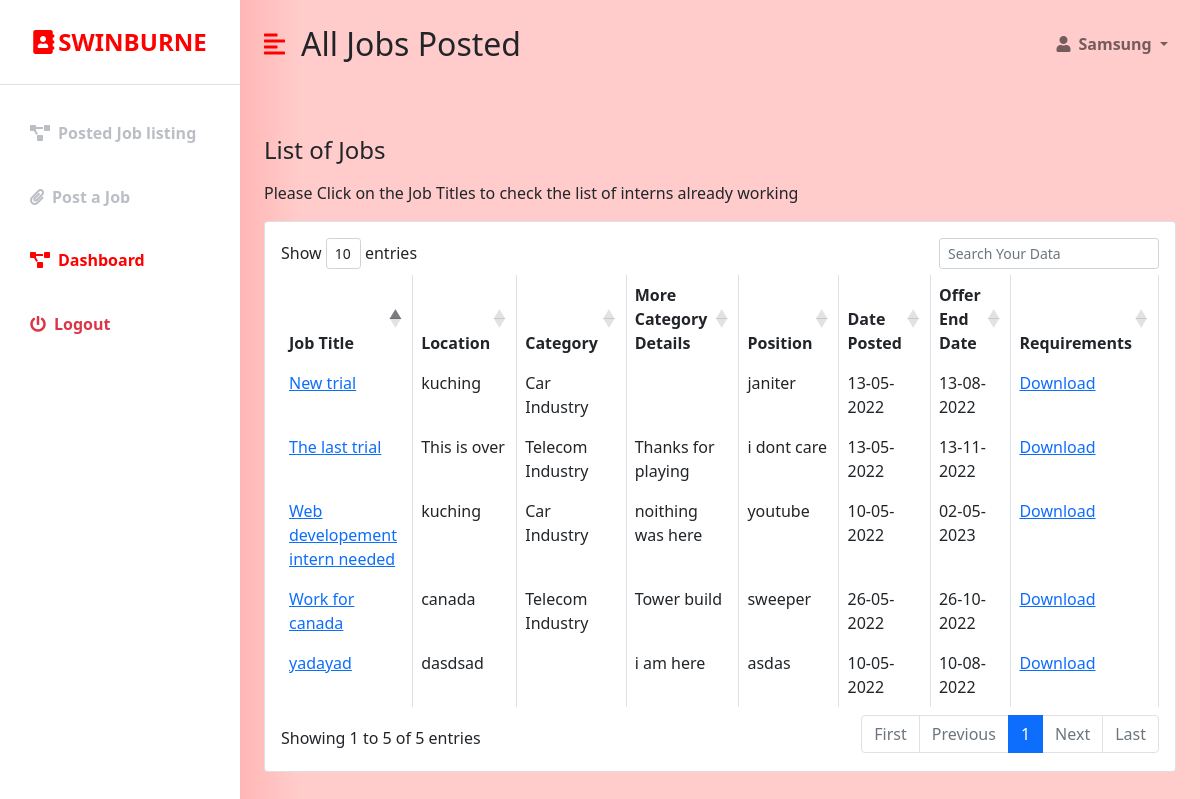
/Industry_dashboard.php (signed in), run on an earlier commit of the app's database.
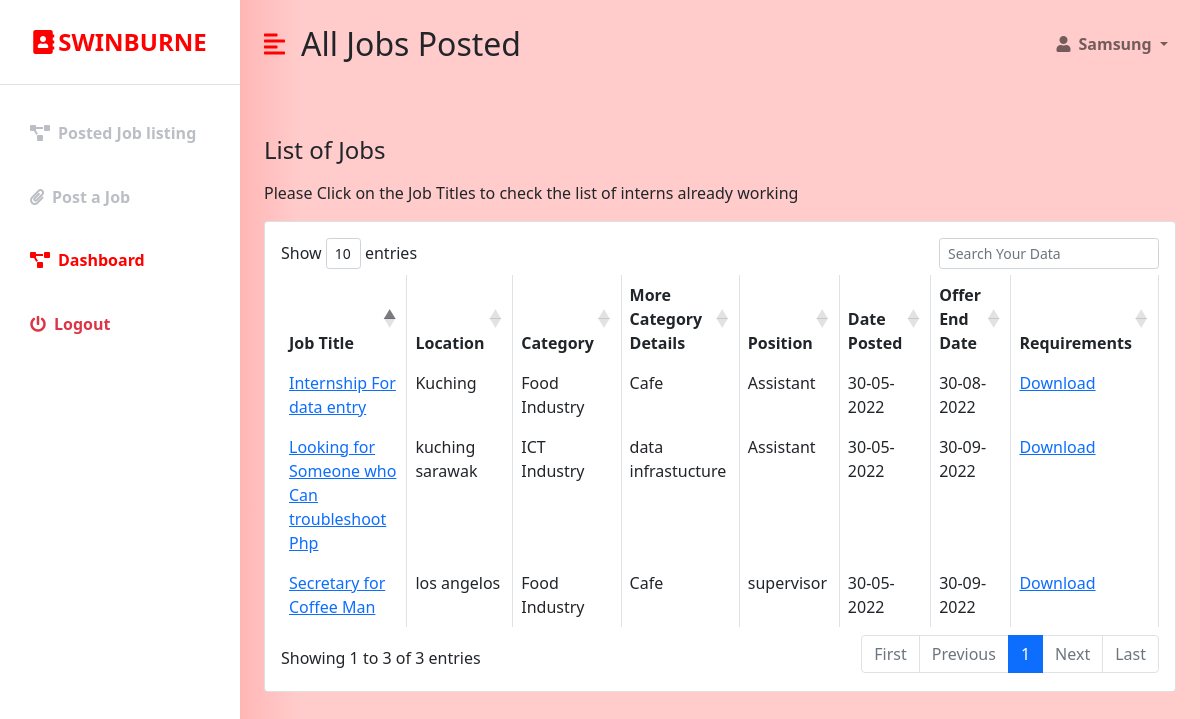
And on a later commit of the database.
### tables this page shows
CREATE TABLE `jobs` (
  `Job_ID` int(11) NOT NULL,
  `Job_Title` varchar(255) NOT NULL,
  `Location` varchar(255) NOT NULL,
  `Qualification` varchar(255) NOT NULL,
  `Category` varchar(255) NOT NULL,
  `Position` varchar(255) NOT NULL,
  `Vacancy` varchar(255) NOT NULL,
  `REGIS_NO` int(20) NOT NULL,
  `Date_Posted` date DEFAULT NULL,
  `Date_End` date DEFAULT NULL,
  `Extra_Details` varchar(255) DEFAULT NULL
);

### Industry_dashboard.php (the view, shortened to what the changed rows need)
<?php
if (isset($_SESSION['company_id']) && isset($_SESSION['user_email'])) {
    $id = $_SESSION['company_id'];
?>
<!DOCTYPE html>
<html lang="en">
<head>
    <link href="https://cdn.jsdelivr.net/npm/bootstrap@5.0.0-beta3/dist/css/bootstrap.min.css" rel="stylesheet" />
    <link rel="stylesheet" href="https://cdnjs.cloudflare.com/ajax/libs/font-awesome/5.15.3/css/all.min.css" />
    <link rel="stylesheet" href="styles.css" />
    <link rel="stylesheet" href="https://cdn.datatables.net/1.10.18/css/dataTables.bootstrap4.min.css">
</head>
<body>
       <?php
                                 $conn = new mysqli('localhost', 'root', '', 'ims');
                                 $sql = "SELECT * FROM `jobs` WHERE REGIS_NO = $id";
                                $result = $conn->query($sql);
                        ?>
    <div class="d-flex" id="wrapper">
        <div class="bg-white" id="sidebar-wrapper">
            <div class="sidebar-heading text-center py-4 primary-text fs-4 fw-bold text-uppercase border-bottom"><i
                    class="fas fa-address-book me-1"></i>Swinburne</div>
            <div class="list-group list-group-flush my-3">
                  <a href="in_joblist.php" class="list-group-item list-group-item-action bg-transparent second-text fw-bold"><i
                        class="fas fa-project-diagram me-2"></i>Posted Job listing</a>
                <a href="Jobs.php" class="list-group-item list-group-item-action bg-transparent second-text fw-bold"><i
                        class="fas fa-paperclip me-2"></i>Post a Job</a>
        <a href="industry_dashboard.php" class="list-group-item list-group-item-action bg-transparent second-text active"><i
                        class="fas fa-project-diagram me-2"></i>Dashboard</a>
                <a href="student_logout.php" class="list-group-item list-group-item-action bg-transparent text-danger fw-bold"><i
                        class="fas fa-power-off me-2"></i>Logout</a>
            </div>
        </div>
        <div id="page-content-wrapper">
            <nav class="navbar navbar-expand-lg navbar-light bg-transparent py-4 px-4">
                <div class="d-flex align-items-center">
                    <i class="fas fa-align-left primary-text fs-4 me-3" id="menu-toggle"></i>
                    <h2 class="fs-2 m-0">All Jobs Posted</h2>
                </div>
                <div class="collapse navbar-collapse" id="navbarSupportedContent">
                    <ul class="navbar-nav ms-auto mb-2 mb-lg-0">
                        <li class="nav-item dropdown">
                            <a class="nav-link dropdown-toggle second-text fw-bold" href="#" id="navbarDropdown"
                                role="button" data-bs-toggle="dropdown" aria-expanded="false">
                                <i class="fas fa-user me-2"></i><?=$_SESSION['user_full_name']?>
                            </a>
                        </li>
                    </ul>
                </div>
            </nav>
            <div class="container-fluid px-4">
                <div class="row my-5">
                    <h3 class="fs-4 mb-3">List of Jobs</h3>
                    <div class="col">
        <p>Please Click on the Job Titles to check the list of interns already working</p>
                    <div class="card">
                        <div class="card-body">
                        <form method="POST">
                            <table id="datatableid" class="table table-bordered">
                             <thead>
                                <tr>
                                 <th scope="col">Job Title</th>
                                 <th scope="col">Location</th>
                                 <th scope="col">Category</th>
                                 <th scope="col">More Category Details</th>
                                 <th scope="col">Position</th>
                                 <th scope="col">Date Posted</th>
                                 <th scope="col">Offer End Date</th>
                                 <th scope="col">Requirements</th>
                              </tr>
                            </thead>
                            <tbody>
                              <?php while( $row = $result->fetch_object() ): ?>
                              <tr>
                                <?php $Jid = $row->Job_ID;
                                $sdate = date("d-m-Y", strtotime($row -> Date_Posted));
                                $edate = date("d-m-Y", strtotime($row -> Date_End));
                                ?>
                                 <td> <?php echo "<a href ='industry_confirmed.php?data=$Jid'>$row->Job_Title</a>"?></td>
                                 <td><?php echo $row->Location?></td>
                                 <td><?php echo $row->Category?></td>
                                 <td><?php echo $row->Extra_Details?></td>
                                 <td><?php echo $row->Position?></td>
                                 <td><?php echo $sdate?></td>
                                 <td><?php echo $edate?></td>
                                 <td><?php echo "<a href='jobs/profile".$row -> REGIS_NO.".pdf' download>Download</a>"?></td>
                              </tr>
                              <?php endwhile; ?>
                          </tbody>
                        </table>
                        </form>
                    </div>
                </div>
            </div>
        </div>
    </div>
    </div>
</body>
</html>
<?php
}else {
   header("Location:  industry_login.php");
}
 ?>

What changed in the data, as far as the page shows it:
removed jobs: Job_Title "Web developement intern needed", Location "kuching", Category "Car Industry", Extra_Details "noithing was here", Position "youtube", Date_Posted "10-05-2022", Date_End "02-05-2023"
removed jobs: Job_Title "yadayad", Location "dasdsad", Extra_Details "i am here", Position "asdas", Date_Posted "10-05-2022", Date_End "10-08-2022"
removed jobs: Job_Title "New trial", Location "kuching", Category "Car Industry", Position "janiter", Date_Posted "13-05-2022", Date_End "13-08-2022"
removed jobs: Job_Title "The last trial", Location "This is over", Category "Telecom Industry", Extra_Details "Thanks for playing", Position "i dont care", Date_Posted "13-05-2022", Date_End "13-11-2022"
removed jobs: Job_Title "Work for canada", Location "canada", Category "Telecom Industry", Extra_Details "Tower build", Position "sweeper", Date_Posted "26-05-2022", Date_End "26-10-2022"
added jobs: Job_Title "Looking for Someone who Can troubleshoot Php", Location "kuching sarawak", Category "ICT Industry", Extra_Details "data infrastucture", Position "Assistant", Date_Posted "30-05-2022", Date_End "30-09-2022"
added jobs: Job_Title "Secretary for Coffee Man", Location "los angelos", Category "Food Industry", Extra_Details "Cafe", Position "supervisor", Date_Posted "30-05-2022", Date_End "30-09-2022"
added jobs: Job_Title "Internship For data entry", Location "Kuching", Category "Food Industry", Extra_Details "Cafe", Position "Assistant", Date_Posted "30-05-2022", Date_End "30-08-2022"
Also different on the page:
text written by a page script: "Show entries Showing 1 to 5 of 5 entries First Previous 1 Next Last" → "Show entries Showing 1 to 3 of 3 entries First Previous 1 Next Last"
